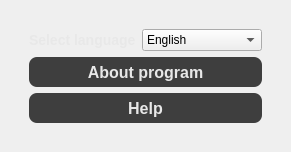
         <widget class="QWidget" name="Page4">
          <property name="styleSheet">
           <string notr="true">QPushButton{
background-color:  rgb(62, 62, 62);
border-radius:8px;
font-family: &quot;Georgia&quot;;
font-weight: bold;
font-size: 16px;
border:none;
color: rgb(232, 232, 232);
text-align:center;
}

QPushButton:hover{
background-color:  rgba(198, 66, 0,140);
}

QLabel{
text-align: center;
font-family: &quot;Georgia&quot;;
font-weight: bold;
font-size: 14px;
color: rgb(232, 232, 232);
}</string>
          </property>
          <layout class="QHBoxLayout" name="horizontalLayout_7">
           <item>
            <widget class="QWidget" name="widget_3" native="true">
             <property name="maximumSize">
              <size>
               <width>300</width>
               <height>160</height>
              </size>
             </property>
             <layout class="QHBoxLayout" name="horizontalLayout_2">
              <item>
               <widget class="QWidget" name="widget_2" native="true">
                <layout class="QFormLayout" name="formLayout">
                 <item row="0" column="0">
                  <widget class="QLabel" name="label_7">
                   <property name="text">
                    <string>Select language</string>
                   </property>
                  </widget>
                 </item>
                 <item row="0" column="1">
                  <widget class="QComboBox" name="comboBox">
                   <property name="minimumSize">
                    <size>
                     <width>120</width>
                     <height>0</height>
                    </size>
                   </property>
                   <item>
                    <property name="text">
                     <string>English</string>
                    </property>
                   </item>
                   <item>
                    <property name="text">
                     <string>Ukraine</string>
                    </property>
                   </item>
                  </widget>
                 </item>
                 <item row="1" column="0" colspan="2">
                  <widget class="QPushButton" name="AboutProgramButt">
                   <property name="minimumSize">
                    <size>
                     <width>0</width>
                     <height>30</height>
                    </size>
                   </property>
                   <property name="text">
                    <string>About program</string>
                   </property>
                  </widget>
                 </item>
                 <item row="2" column="0" colspan="2">
                  <widget class="QPushButton" name="HelpButt">
                   <property name="minimumSize">
                    <size>
                     <width>0</width>
                     <height>30</height>
                    </size>
                   </property>
                   <property name="text">
                    <string>Help</string>
                   </property>
                  </widget>
                 </item>
                </layout>
               </widget>
              </item>
             </layout>
            </widget>
           </item>
          </layout>
         </widget>
